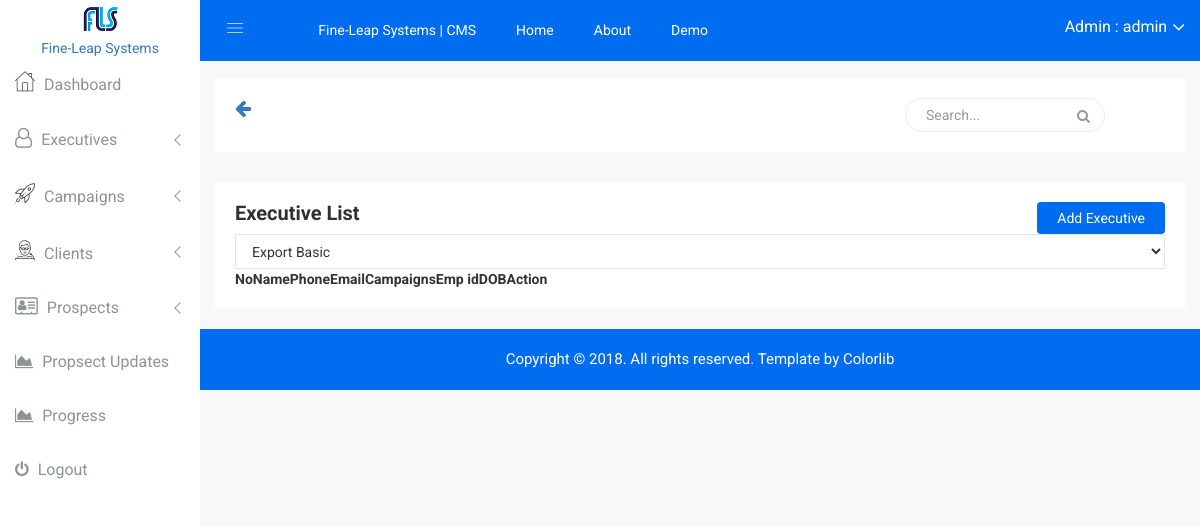
The app's page /crm_admin/executives/list/ (signed in), older data.
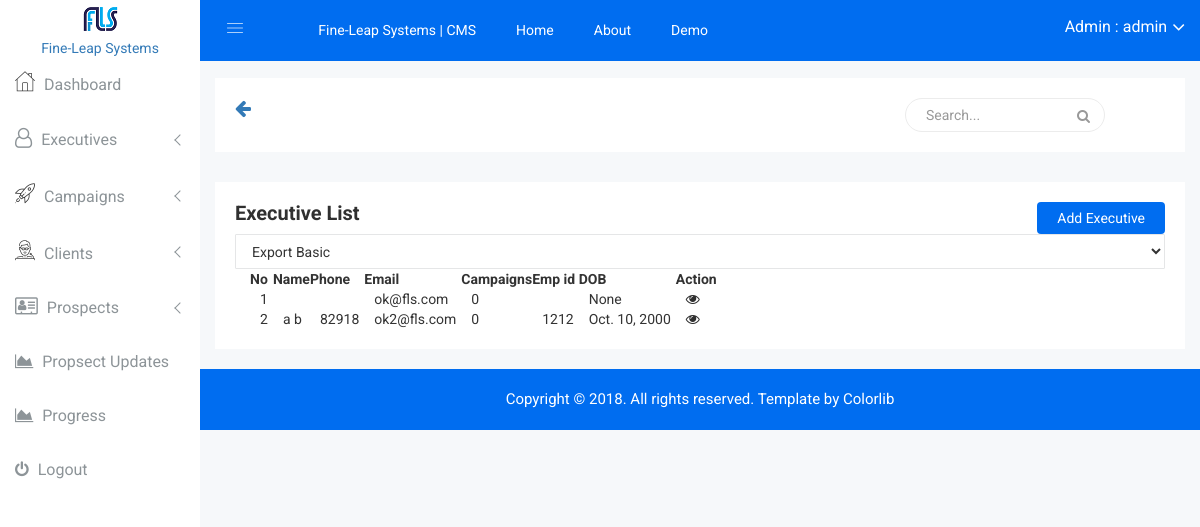
The same page, newer data.
### portal/models.py (models this page shows, shortened)
class User(AbstractBaseUser, PermissionsMixin):
    email = models.EmailField(_('email address'), unique=True)
    first_name = models.CharField(max_length=32, blank=True)
    last_name = models.CharField(max_length=32, blank=True)
    phone = models.CharField(max_length=13, blank=True)
    employee_id = models.CharField(max_length=12, blank=True)
    date_joined = models.DateTimeField(_('date joined'), auto_now_add=True)
    date_of_birth = models.DateField(blank=True, null=True)
    details = models.TextField(blank=True)
    is_active = models.BooleanField(_('active'), default=True)
    is_staff = models.BooleanField(_('staff'), default=False)
    is_superuser = models.BooleanField(_('superuser'), default=False)
    objects = UserManager()
    USERNAME_FIELD = 'email'
    REQUIRED_FIELDS = []
    class Meta:
        verbose_name = _('user')
        verbose_name_plural = _('users')
    def __str__(self):
        return self.get_email_name
    @property
    def get_display_text(self):
        if self.get_full_name:
            return self.get_full_name
        else:
            return self.__str__()
    @property
    def get_full_name(self):
        return "{} {}".format(self.first_name, self.last_name) if (self.first_name or self.last_name) else ""
    @property
    def get_email_name(self):
        email_str = str(self.email)
        return email_str[:email_str.rfind("@")]
    @property
    def get_admin_update_url(self):
        return reverse_lazy("crm_admin:executive_update", kwargs={"id": self.id})
    @property
    def get_campaigns(self):
        return self.campaign_set.all()

### crm_admin/views.py (the view)
        class WrappedClass(UserPassesTestMixin, wrapped):
            def test_func(self):
                return self.request.user.is_superuser

### crm_admin/views.py (called while the page is built)
def superuser_required():
    def wrapper(wrapped):
        class WrappedClass(UserPassesTestMixin, wrapped):
            def test_func(self):
                return self.request.user.is_superuser
        return WrappedClass
    return wrapper

    def get_queryset(self):
        qs = super().get_queryset().filter(is_staff=False, is_superuser=False)
        return qs

### crm_admin/templates/crm_admin/executives/list.html (shortened to what this page needs)
{% extends "crm_admin/base.html" %}
{% load result_tags %}
{% load static %}
{% block content %}
            <div class="data-table-area mg-b-15">
            <div class="container-fluid">
                <div class="row">
                    <div class="col-lg-12 col-md-12 col-sm-12 col-xs-12">
                        <div class="sparkline13-list">
                            <div class="sparkline13-hd">
                                <div class="main-sparkline13-hd">
                                    <h1>Executive List</h1>
                                    <div class="add-product">
                                        <a href="{% url "crm_admin:executive_add" %}">Add Executive</a>
                                    </div>
                                </div>
                            </div>
                            <div class="sparkline13-graph">
                                <div class="datatable-dashv1-list custom-datatable-overright">
                                    <div id="toolbar">
                                        <select class="form-control dt-tb">
											<option value="">Export Basic</option>
										</select>
                                    </div>
                                    <table id="table" data-toggle="table" data-pagination="true" data-search="true" data-show-columns="true" data-show-pagination-switch="true" data-show-refresh="true" data-key-events="true" data-show-toggle="true" data-resizable="true" data-cookie="true"
                                        data-cookie-id-table="saveId" data-show-export="true" data-click-to-select="true" data-toolbar="#toolbar">
                                        <thead>
                                            <tr>
                                                <th data-field="state" data-checkbox="true"></th>
                                                <th data-field="id">No</th>
                                                <th data-field="name">Name</th>
                                                <th data-field="phone">Phone</th>
                                                <th data-field="email">Email</th>
                                                <th data-field="campaigns">Campaigns</th>
                                                <th data-field="emp_id">Emp id</th>
                                                <th data-field="dob">DOB</th>
                                                <th data-field="action">Action</th>
                                            </tr>
                                        </thead>
                                        <tbody>
                                            {% for executive in executives %}
                                                <tr>
                                                    <td></td>
                                                    <td>{{ forloop.counter }}</td>
                                                    <td>{{ executive.get_full_name }}</td>
                                                    <td>{{ executive.phone }}</td>
                                                    <td>{{ executive.email }}</td>
                                                    <td>{{ executive.get_campaigns.count }}</td>
                                                    <td>{{ executive.employee_id }}</td>
                                                    <td>{{ executive.date_of_birth }}</td>
                                                    <td class="datatable-ct"><a href="{{ executive.get_admin_update_url }}"><i class="fa fa-eye"></i></a></td>
                                                </tr>
                                            {% endfor %}
                                        </tbody>
                                    </table>
                                </div>
                            </div>
                        </div>
                    </div>
                </div>
            </div>
        </div>
{% endblock %}

Row changes from the older to the newer data that the page shows:
added User: email "ok@fls.com", get_campaigns.count "0", date_of_birth "None"
added User: get_full_name "a b", phone "82918", email "ok2@fls.com", get_campaigns.count "0", employee_id "1212", date_of_birth "Oct. 10, 2000"
